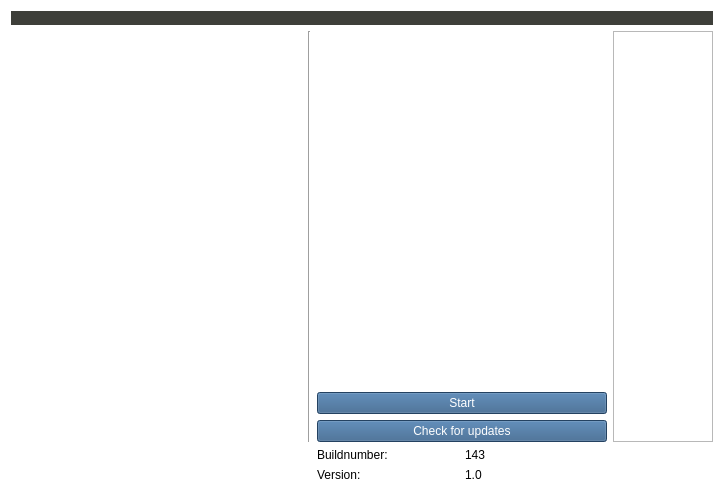
<?xml version="1.0" encoding="UTF-8"?>
<ui version="4.0">
 <class>mainwindow</class>
 <widget class="QWidget" name="mainwindow">
  <property name="geometry">
   <rect>
    <x>0</x>
    <y>0</y>
    <width>724</width>
    <height>493</height>
   </rect>
  </property>
  <property name="sizePolicy">
   <sizepolicy hsizetype="Preferred" vsizetype="Preferred">
    <horstretch>0</horstretch>
    <verstretch>0</verstretch>
   </sizepolicy>
  </property>
  <property name="palette">
   <palette>
    <active>
     <colorrole role="Base">
      <brush brushstyle="SolidPattern">
       <color alpha="255">
        <red>255</red>
        <green>255</green>
        <blue>255</blue>
       </color>
      </brush>
     </colorrole>
     <colorrole role="Window">
      <brush brushstyle="SolidPattern">
       <color alpha="255">
        <red>255</red>
        <green>255</green>
        <blue>255</blue>
       </color>
      </brush>
     </colorrole>
    </active>
    <inactive>
     <colorrole role="Base">
      <brush brushstyle="SolidPattern">
       <color alpha="255">
        <red>255</red>
        <green>255</green>
        <blue>255</blue>
       </color>
      </brush>
     </colorrole>
     <colorrole role="Window">
      <brush brushstyle="SolidPattern">
       <color alpha="255">
        <red>255</red>
        <green>255</green>
        <blue>255</blue>
       </color>
      </brush>
     </colorrole>
    </inactive>
    <disabled>
     <colorrole role="Base">
      <brush brushstyle="SolidPattern">
       <color alpha="255">
        <red>255</red>
        <green>255</green>
        <blue>255</blue>
       </color>
      </brush>
     </colorrole>
     <colorrole role="Window">
      <brush brushstyle="SolidPattern">
       <color alpha="255">
        <red>255</red>
        <green>255</green>
        <blue>255</blue>
       </color>
      </brush>
     </colorrole>
    </disabled>
   </palette>
  </property>
  <property name="windowTitle">
   <string>Form</string>
  </property>
  <property name="styleSheet">
   <string notr="true">QLabel {
		font: 11pt &quot;Roboto&quot;
}
QPushButton {
	
	font: 11pt &quot;Roboto&quot;;
	color: white;
	background-color: #325D88;
}</string>
  </property>
  <layout class="QGridLayout" name="gridLayout_2" rowstretch="0,0,0" columnstretch="1,1,1,0">
   <property name="sizeConstraint">
    <enum>QLayout::SetDefaultConstraint</enum>
   </property>
   <item row="1" column="2">
    <layout class="QGridLayout" name="gridLayout" rowstretch="0,0,0,0,0,0">
     <property name="spacing">
      <number>6</number>
     </property>
     <item row="2" column="0">
      <widget class="QPushButton" name="start_app">
       <property name="text">
        <string>Start</string>
       </property>
      </widget>
     </item>
     <item row="3" column="0">
      <widget class="QPushButton" name="check_updates">
       <property name="text">
        <string>Check for updates</string>
       </property>
      </widget>
     </item>
     <item row="1" column="0">
      <spacer name="verticalSpacer">
       <property name="orientation">
        <enum>Qt::Vertical</enum>
       </property>
       <property name="sizeHint" stdset="0">
        <size>
         <width>20</width>
         <height>40</height>
        </size>
       </property>
      </spacer>
     </item>
    </layout>
   </item>
   <item row="2" column="2">
    <layout class="QGridLayout" name="version_layout">
     <item row="2" column="0">
      <widget class="QLabel" name="Version">
       <property name="sizePolicy">
        <sizepolicy hsizetype="Preferred" vsizetype="Minimum">
         <horstretch>0</horstretch>
         <verstretch>0</verstretch>
        </sizepolicy>
       </property>
       <property name="text">
        <string>Version:</string>
       </property>
      </widget>
     </item>
     <item row="1" column="0">
      <widget class="QLabel" name="Buildnumber">
       <property name="text">
        <string>Buildnumber:</string>
       </property>
      </widget>
     </item>
     <item row="2" column="1">
      <widget class="QLabel" name="version">
       <property name="sizePolicy">
        <sizepolicy hsizetype="Preferred" vsizetype="Minimum">
         <horstretch>0</horstretch>
         <verstretch>0</verstretch>
        </sizepolicy>
       </property>
       <property name="text">
        <string>1.0</string>
       </property>
      </widget>
     </item>
     <item row="1" column="1">
      <widget class="QLabel" name="buildnumber">
       <property name="text">
        <string>143</string>
       </property>
      </widget>
     </item>
    </layout>
   </item>
   <item row="1" column="1">
    <widget class="Line" name="line">
     <property name="orientation">
      <enum>Qt::Vertical</enum>
     </property>
    </widget>
   </item>
   <item row="1" column="0">
    <widget class="QLabel" name="label">
     <property name="text">
      <string/>
     </property>
     <property name="pixmap">
      <pixmap resource="images.qrc">:/com/bernbeger/dojam/doa_logo</pixmap>
     </property>
    </widget>
   </item>
   <item row="0" column="0" colspan="4">
    <widget class="QLabel" name="dojam_image">
     <property name="palette">
      <palette>
       <active>
        <colorrole role="Base">
         <brush brushstyle="SolidPattern">
          <color alpha="255">
           <red>255</red>
           <green>255</green>
           <blue>255</blue>
          </color>
         </brush>
        </colorrole>
        <colorrole role="Window">
         <brush brushstyle="SolidPattern">
          <color alpha="255">
           <red>62</red>
           <green>63</green>
           <blue>58</blue>
          </color>
         </brush>
        </colorrole>
       </active>
       <inactive>
        <colorrole role="Base">
         <brush brushstyle="SolidPattern">
          <color alpha="255">
           <red>255</red>
           <green>255</green>
           <blue>255</blue>
          </color>
         </brush>
        </colorrole>
        <colorrole role="Window">
         <brush brushstyle="SolidPattern">
          <color alpha="255">
           <red>62</red>
           <green>63</green>
           <blue>58</blue>
          </color>
         </brush>
        </colorrole>
       </inactive>
       <disabled>
        <colorrole role="Base">
         <brush brushstyle="SolidPattern">
          <color alpha="255">
           <red>62</red>
           <green>63</green>
           <blue>58</blue>
          </color>
         </brush>
        </colorrole>
        <colorrole role="Window">
         <brush brushstyle="SolidPattern">
          <color alpha="255">
           <red>62</red>
           <green>63</green>
           <blue>58</blue>
          </color>
         </brush>
        </colorrole>
       </disabled>
      </palette>
     </property>
     <property name="autoFillBackground">
      <bool>true</bool>
     </property>
     <property name="text">
      <string/>
     </property>
     <property name="pixmap">
      <pixmap resource="images.qrc">:/com/bernbeger/dojam/dojam_logo</pixmap>
     </property>
     <property name="margin">
      <number>5</number>
     </property>
    </widget>
   </item>
   <item row="1" column="3">
    <widget class="QTextBrowser" name="changelog">
     <property name="sizePolicy">
      <sizepolicy hsizetype="Expanding" vsizetype="Expanding">
       <horstretch>0</horstretch>
       <verstretch>0</verstretch>
      </sizepolicy>
     </property>
     <property name="sizeAdjustPolicy">
      <enum>QAbstractScrollArea::AdjustToContents</enum>
     </property>
     <property name="lineWrapMode">
      <enum>QTextEdit::WidgetWidth</enum>
     </property>
     <property name="html">
      <string>&lt;!DOCTYPE HTML PUBLIC &quot;-//W3C//DTD HTML 4.0//EN&quot; &quot;http://www.w3.org/TR/REC-html40/strict.dtd&quot;&gt;
&lt;html&gt;&lt;head&gt;&lt;meta name=&quot;qrichtext&quot; content=&quot;1&quot; /&gt;&lt;style type=&quot;text/css&quot;&gt;
p, li { white-space: pre-wrap; }
&lt;/style&gt;&lt;/head&gt;&lt;body style=&quot; font-family:'Sans Serif'; font-size:9pt; font-weight:400; font-style:normal;&quot;&gt;
&lt;p style=&quot;-qt-paragraph-type:empty; margin-top:0px; margin-bottom:0px; margin-left:0px; margin-right:0px; -qt-block-indent:0; text-indent:0px;&quot;&gt;&lt;br /&gt;&lt;/p&gt;&lt;/body&gt;&lt;/html&gt;</string>
     </property>
     <property name="acceptRichText">
      <bool>false</bool>
     </property>
    </widget>
   </item>
  </layout>
 </widget>
 <resources>
  <include location="images.qrc"/>
 </resources>
 <connections/>
</ui>
